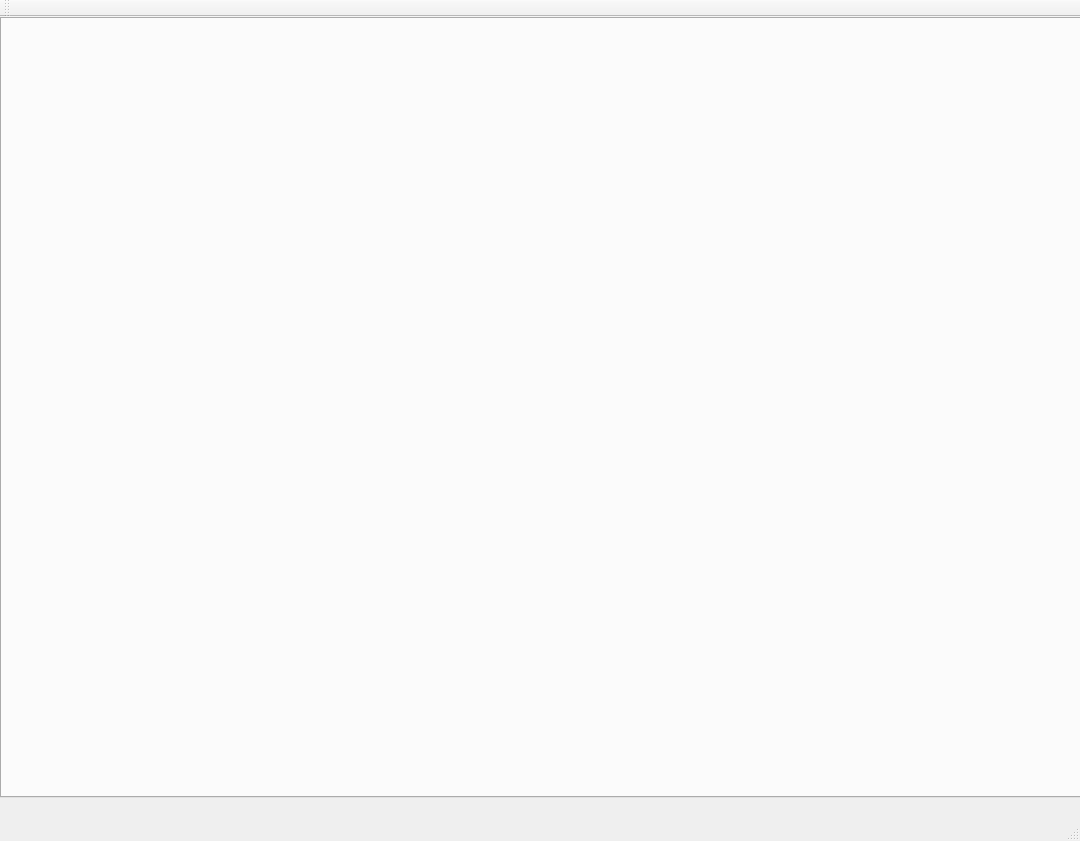
<?xml version="1.0" encoding="UTF-8"?>
<ui version="4.0">
 <class>SystemInfoMonitorClass</class>
 <widget class="QMainWindow" name="SystemInfoMonitorClass">
  <property name="geometry">
   <rect>
    <x>0</x>
    <y>0</y>
    <width>1080</width>
    <height>841</height>
   </rect>
  </property>
  <property name="windowTitle">
   <string>SystemInfoMonitor</string>
  </property>
  <widget class="QWidget" name="centralWidget">
   <widget class="QTabWidget" name="tabWidget">
    <property name="geometry">
     <rect>
      <x>0</x>
      <y>0</y>
      <width>1081</width>
      <height>781</height>
     </rect>
    </property>
    <property name="currentIndex">
     <number>-1</number>
    </property>
   </widget>
  </widget>
  <widget class="QMenuBar" name="menuBar">
   <property name="geometry">
    <rect>
     <x>0</x>
     <y>0</y>
     <width>1080</width>
     <height>20</height>
    </rect>
   </property>
  </widget>
  <widget class="QToolBar" name="mainToolBar">
   <attribute name="toolBarArea">
    <enum>TopToolBarArea</enum>
   </attribute>
   <attribute name="toolBarBreak">
    <bool>false</bool>
   </attribute>
  </widget>
  <widget class="QStatusBar" name="statusBar"/>
 </widget>
 <layoutdefault spacing="6" margin="11"/>
 <resources>
  <include location="systeminfomonitor.qrc"/>
 </resources>
 <connections/>
</ui>
